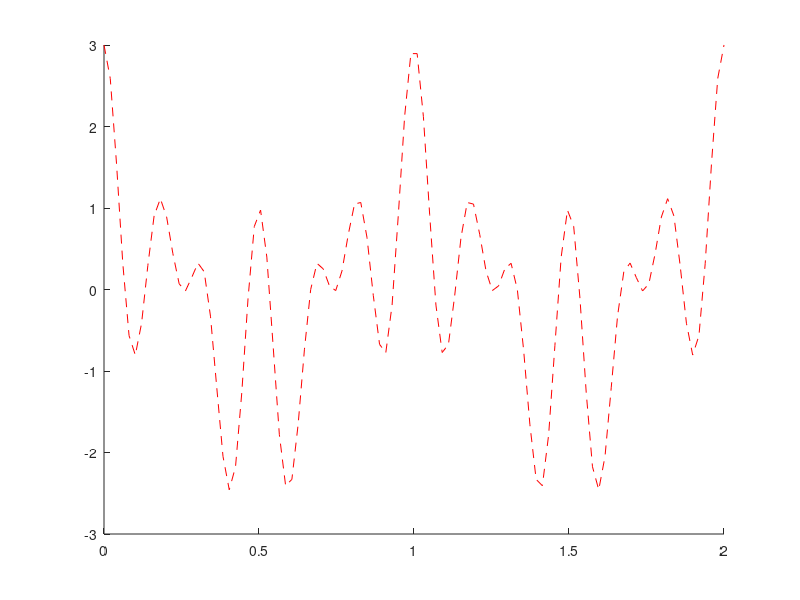

This chart was generated by the following MATLAB code: (Note: this script raises an error after producing the figure.)
dom = linspace(0,2);
x = cos(2*pi*dom)+cos(8*pi*dom)+cos(12*pi*dom);
xa = 3*cos(2*pi*dom);

n=0:1:10;
xT = cos(2/5*pi*n)+cos(8/5*pi*n)+cos(12/5*pi*n);

figure
hold on
plot(dom,x, 'r--');
plot(dom,xa, 'bl-');
plot(n/5,xT,'b.');
legend('original','aliased','samples')

xlabel('t (msec)')
ylabel('x(t), xa(t)')
title('fs= 5 kHz')
hold off
%finished